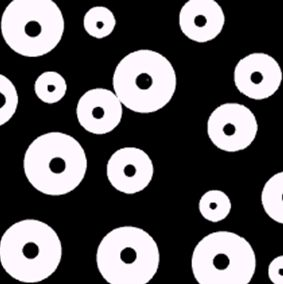
#> input picture erosion/img3.jpg, 283 x 284 px
$ python 1.py
#> lines starting #> are read from the running program, lines starting #| are printed output that depends on the picture; after the words box and inside, x2 and y2 are one past the last pixel; in counts of white or black regions, pixels touching at a corner belong together
import numpy as np
import cv2
from matplotlib import pyplot as plt
import copy

def threshold(img):

	row,col = img.shape
#> row = 284; col = 283

	for x in range(row):
		for y in range(col):
			if img[x][y]<126:
				img[x][y]=0
			else:
				img[x][y]=255
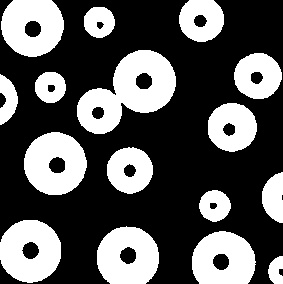
#> img: shape (284, 283); 35.5% white; 16 white regions, largest, box (x1, y1, x2, y2) and area: (77, 50, 176, 134) 4409, (24, 132, 87, 195) 2887, (0, 220, 61, 283) 2856

	return img

def erosion(img):

	eroded = copy.deepcopy(img)
	row,col = eroded.shape
#> row = 284; col = 283

	movements = [[0,0],[0,1],[1,0],[1,1],[-1,-1],[-1,1],[1,-1],[0,-1],[-1,0]]
	for x in range(1,row-1):
		for y in range(1,col-1):
			flag=1

			for i in movements:
				if img[x+i[0]][y+i[1]]==0:
					flag=0
					break

			eroded[x][y]=255*flag
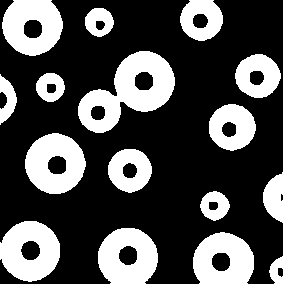
#> eroded: shape (284, 283); 31.1% white; 16 white regions, largest, box (x1, y1, x2, y2) and area: (78, 51, 175, 133) 3885, (25, 133, 86, 194) 2571, (0, 221, 60, 282) 2558

	return eroded

def dilation(img):

	dilated = copy.deepcopy(img)
	row,col = dilated.shape
#> row = 284; col = 283

	movements = [[0,0],[0,1],[1,0],[1,1],[-1,-1],[-1,1],[1,-1],[0,-1],[-1,0]]
	for x in range(1,row-1):
		for y in range(1,col-1):
			flag=0

			for i in movements:
				if img[x+i[0]][y+i[1]]==255:
					flag=1
					break

			dilated[x][y]=255*flag
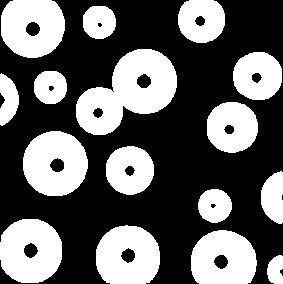
#> dilated: shape (284, 283); 39.8% white; 16 white regions, largest, box (x1, y1, x2, y2) and area: (76, 49, 177, 135) 4923, (23, 131, 88, 196) 3203, (0, 219, 62, 283) 3134

	print(dilated)
#> (printed output is left out)
	return dilated


img = cv2.imread('img3.jpg',0)
img = threshold(img)

eroded = erosion(img)
dilated = dilation(img)
opening = dilation(erosion(img))
#> after the loop in dilation (call 2), `for x in range(1,row-1):`:
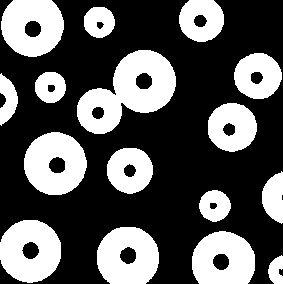
#> dilated: shape (284, 283); 35.5% white; 16 white regions, largest, box (x1, y1, x2, y2) and area: (77, 50, 176, 134) 4409, (24, 132, 87, 195) 2887, (0, 220, 61, 283) 2856
#> (printed output is left out)
closing = dilation(erosion(img))
#> (printed output is left out)
bound = dilated-eroded
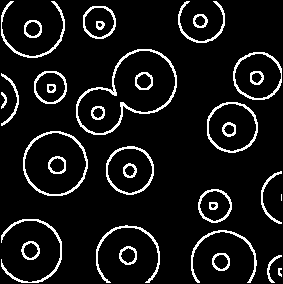
#> bound: shape (284, 283); 8.8% white in thin lines or dots

plt.subplot(231),plt.imshow(img,cmap='gray')
plt.title('Original'),plt.xticks([]),plt.yticks([])
plt.subplot(232),plt.imshow(eroded,cmap='gray')
plt.title('Erosion'),plt.xticks([]),plt.yticks([])
plt.subplot(233),plt.imshow(dilated,cmap='gray')
plt.title('Dilation'),plt.xticks([]),plt.yticks([])
plt.subplot(234),plt.imshow(bound,cmap='gray')
plt.title('Boundary'),plt.xticks([]),plt.yticks([])
plt.subplot(235),plt.imshow(opening,cmap='gray')
plt.title('Opening'),plt.xticks([]),plt.yticks([])
plt.subplot(236),plt.imshow(closing,cmap='gray')
plt.title('Closing'),plt.xticks([]),plt.yticks([])
plt.show()

$ run again, with erosion/img2.jpg copied over erosion/img3.jpg
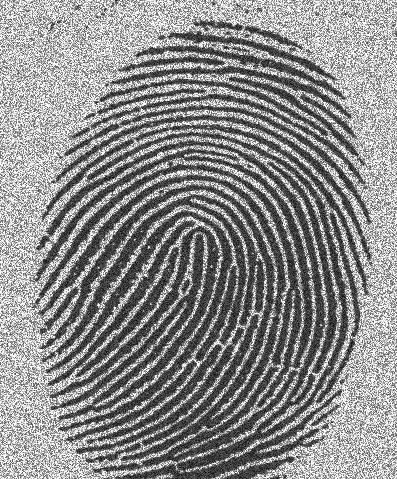
#> input picture erosion/img2.jpg, 397 x 479 px
#> img is the input picture: shape (479, 397); min 0, max 255, mean 138.8
#> after the loop in threshold, `for x in range(row):`:
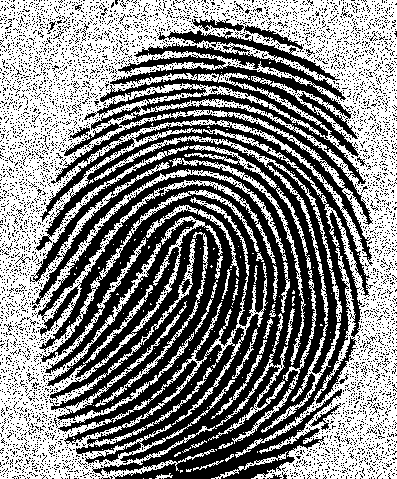
#> img: shape (479, 397); 51.5% white; 5820 black regions (5801 under 20 px), largest, box (x1, y1, x2, y2) and area: (30, 43, 373, 479) 77344, (158, 30, 340, 81) 1293, (244, 25, 303, 52) 369
#> (printed output is left out)
#> (printed output is left out)
#> (printed output is left out)
#> `bound = dilated-eroded`:
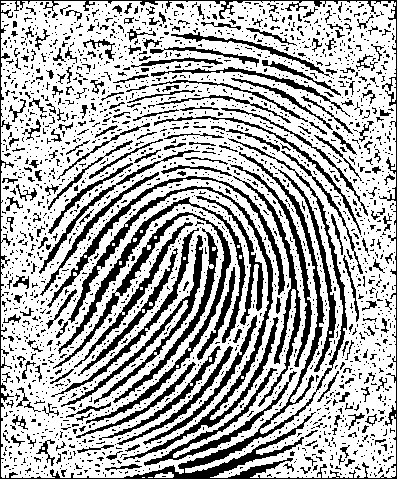
#> bound: shape (479, 397); 68.6% white; 2399 black regions (2148 under 20 px), largest, box (x1, y1, x2, y2) and area: (0, 0, 397, 479) 8482, (68, 186, 279, 460) 3341, (53, 212, 231, 424) 2611
